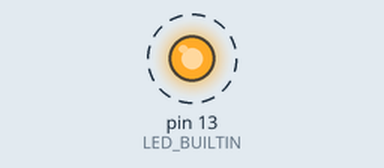
Recording of a program running on a simulated Arduino Uno, built with avr-gcc and run on an emulated ATmega328P. On the bench: output pins drawn as LEDs (lit = HIGH). Dashed ring = blinking. What the program prints to the serial monitor is not drawn.

Above: at 1.2 s.
Timing chart, 0 to 5.6 s (numbered marks = the images above):
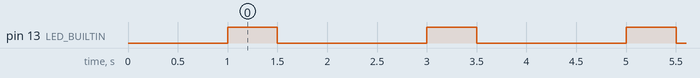

The program:

main.cpp
```cpp
#include <Arduino.h>

void setup() {
    pinMode(LED_BUILTIN, OUTPUT);
    Serial.begin(115200);
    delay(1000);
    Serial.println("SentinelBoard Arduino UNO avviato");
}

void loop() {
    digitalWrite(LED_BUILTIN, HIGH);
    delay(500);
    digitalWrite(LED_BUILTIN, LOW);
    delay(500);

    Serial.println("$TEL;TIME=1000;TEMP=24.5;HUM=51.0;DIST=38.0;MOTION=0;LIGHT=420;STATUS=OK");
    delay(1000);
}
```

Measured:
- by itself, pin 13 (LED_BUILTIN): alternates HIGH for 0.50 s and LOW for 1.5 s
